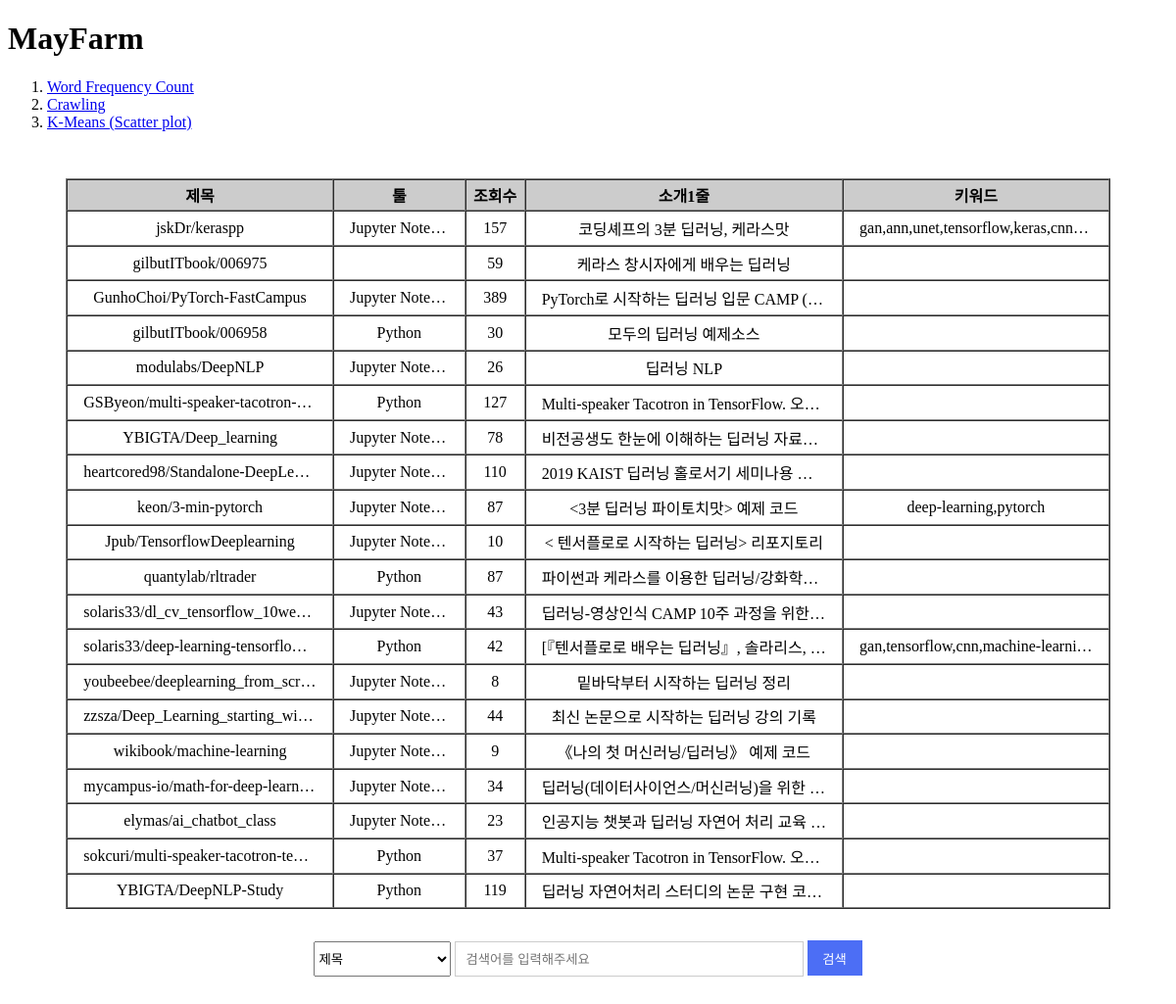
Screenshot of /crawling with the database file from the repository.
### application/main/model.py (models this page shows)
class Github(db.Model):
    __tablename__ = 'github_table'
    id = db.Column(db.Integer, primary_key=True)
    title = db.Column(db.String, nullable=False)
    tool = db.Column(db.String)
    star = db.Column(db.Integer, default=0)
    description = db.Column(db.String)
    tag = db.Column(db.String)

### application/main/__init__.py (the view)
@main_blueprint.route('/crawling', methods=['GET'])
def github_crawling():
    return render_template('main/crawling.html', repo_list=get_repo_all(), search_by='')

### application/main/github_utils.py (called while the page is built)
def get_repo_all():
    from application.main.model import Github
    return Github.query.all()

### application/main/templates/main/crawling.html (shortened to what this page needs)
{% include 'main/index.html' %}
<div id="crawling-wrapper">
    <div class="crawling-content">
        <table border="1" cellspacing="0">
            <tr>
                <th>제목</th>
                <th>툴</th>
                <th>조회수</th>
                <th>소개1줄</th>
                <th>키워드</th>
            </tr>
            {% for repo in repo_list %}
            <tr>
                <td>{{ repo.title }}</td>
                <td>{{ repo.tool }}</td>
                <td>{{ repo.star }}</td>
                <td>{{ repo.description }}</td>
                <td>{{ repo.tag }}</td>
            </tr>
            {% endfor %}
        </table>
        <form action="{{ url_for('main.github_search') }}" method="GET">
            <div id="search">
                <div class="search-component">
                    <select name="searchBy" id="searchBy">
                        <option value="title">제목</option>
                    </select>
                    <input type="text" id="query" name="query" placeholder="검색어를 입력해주세요" value="">
                    <button type="submit" class="btn-search">검색</button>
                </div>
            </div>
        </form>
    </div>
</div>

### application/main/templates/main/index.html
{% extends 'layout.html' %}
{% block style %}
    <link rel="stylesheet" href="{{ url_for('static', filename='css/style.css') }}">
{% endblock %}
{% block content %}
{% include 'navigation.html' %}
{% endblock %}

### application/templates/layout.html (shortened to what this page needs)
<!DOCTYPE html>
<html lang="ko">
<head>
    {% block style %}{% endblock %}
</head>
<body>
    <h1>MayFarm</h1>
    {% block content %}{% endblock %}
</body>
</html>

### application/templates/navigation.html
<nav class="navigation">
    <div class="nav-wrapper">
        <ol>
            <li><a href="{{ url_for('main.index') }}">Word Frequency Count</a></li>
            <li><a href="{{ url_for('main.github_crawling') }}">Crawling</a></li>
            <li><a href="{{ url_for('main.kmeans') }}">K-Means (Scatter plot)</a></li>
        </ol>
    </div>
</nav>

### application/static/css/style.css (style rules this page uses)
#crawling-wrapper { width: 100%; height: 100%; padding-bottom: 2rem; }
#crawling-wrapper table { width: 90%; margin:0 auto; table-layout:fixed; word-break: break-all; }
#crawling-wrapper table td { padding: 0.3rem 1rem; white-space: nowrap; overflow: hidden; text-overflow: ellipsis; text-align: center; }
#crawling-wrapper table th { padding: 0.2rem; overflow: hidden; text-overflow: ellipsis; }
#crawling-wrapper table th:nth-child(1) { width: 25%; }
#crawling-wrapper table th:nth-child(2) { width: 12%; }
#crawling-wrapper table th:nth-child(3) { width: 5%; }
#crawling-wrapper table th:nth-child(4) { width: 30%; }
#crawling-wrapper table th:nth-child(5) { width: 25%; }
#search { width: 100%; text-align: center; padding-top: 2rem; display: inline-flex; }
#searchBy { width: 140px; height: 36px; }
#query { width: 30%; height: 36px; padding: 0 10px; border: 1px solid #ccc; box-sizing: border-box; }
.search-component { width: 100%; margin: 0 auto; float: left; }
.btn-search { width: 56px; height: 36px; color: #ffffff; background-color: #4c6ef5; border: none; }
table > tbody > tr > th { background-color: #cccccc; }
table > tbody > tr > td { text-align: center; }
nav { margin-bottom: 3rem; }

### rows the page displays
Github: title "jskDr/keraspp", tool "Jupyter Note…", star "157", description "코딩셰프의 3분 딥러닝, 케라스맛", tag "gan,ann,unet,tensorflow,keras,cnn…"
Github: title "gilbutITbook/006975", star "59", description "케라스 창시자에게 배우는 딥러닝"
Github: title "GunhoChoi/PyTorch-FastCampus", tool "Jupyter Note…", star "389", description "PyTorch로 시작하는 딥러닝 입문 CAMP (…"
Github: title "gilbutITbook/006958", tool "Python", star "30", description "모두의 딥러닝 예제소스"
Github: title "modulabs/DeepNLP", tool "Jupyter Note…", star "26", description "딥러닝 NLP"
Github: title "GSByeon/multi-speaker-tacotron-t…", tool "Python", star "127", description "Multi-speaker Tacotron in TensorFlow. 오…"
Github: title "YBIGTA/Deep_learning", tool "Jupyter Note…", star "78", description "비전공생도 한눈에 이해하는 딥러닝 자료…"
Github: title "heartcored98/Standalone-DeepLe…", tool "Jupyter Note…", star "110", description "2019 KAIST 딥러닝 홀로서기 세미나용…"
Github: title "keon/3-min-pytorch", tool "Jupyter Note…", star "87", description "<3분 딥러닝 파이토치맛> 예제 코드", tag "deep-learning,pytorch"
Github: title "Jpub/TensorflowDeeplearning", tool "Jupyter Note…", star "10", description "< 텐서플로로 시작하는 딥러닝> 리포지토리"
Github: title "quantylab/rltrader", tool "Python", star "87", description "파이썬과 케라스를 이용한 딥러닝/강화학…"
Github: title "solaris33/dl_cv_tensorflow_10weeks", tool "Jupyter Note…", star "43", description "딥러닝-영상인식 CAMP 10주 과정을 위한…"
Github: title "solaris33/deep-learning-tensorflo…", tool "Python", star "42", description "[『텐서플로로 배우는 딥러닝』, 솔라리스,…", tag "gan,tensorflow,cnn,machine-learni…"
Github: title "youbeebee/deeplearning_from_scr…", tool "Jupyter Note…", star "8", description "밑바닥부터 시작하는 딥러닝 정리"
Github: title "zzsza/Deep_Learning_starting_wi…", tool "Jupyter Note…", star "44", description "최신 논문으로 시작하는 딥러닝 강의 기록"
Github: title "wikibook/machine-learning", tool "Jupyter Note…", star "9", description "《나의 첫 머신러닝/딥러닝》 예제 코드"
Github: title "mycampus-io/math-for-deep-learn…", tool "Jupyter Note…", star "34", description "딥러닝(데이터사이언스/머신러닝)을 위한…"
Github: title "elymas/ai_chatbot_class", tool "Jupyter Note…", star "23", description "인공지능 챗봇과 딥러닝 자연어 처리 교육…"
Github: title "sokcuri/multi-speaker-tacotron-ten…", tool "Python", star "37", description "Multi-speaker Tacotron in TensorFlow. 오…"
Github: title "YBIGTA/DeepNLP-Study", tool "Python", star "119", description "딥러닝 자연어처리 스터디의 논문 구현 코…"
